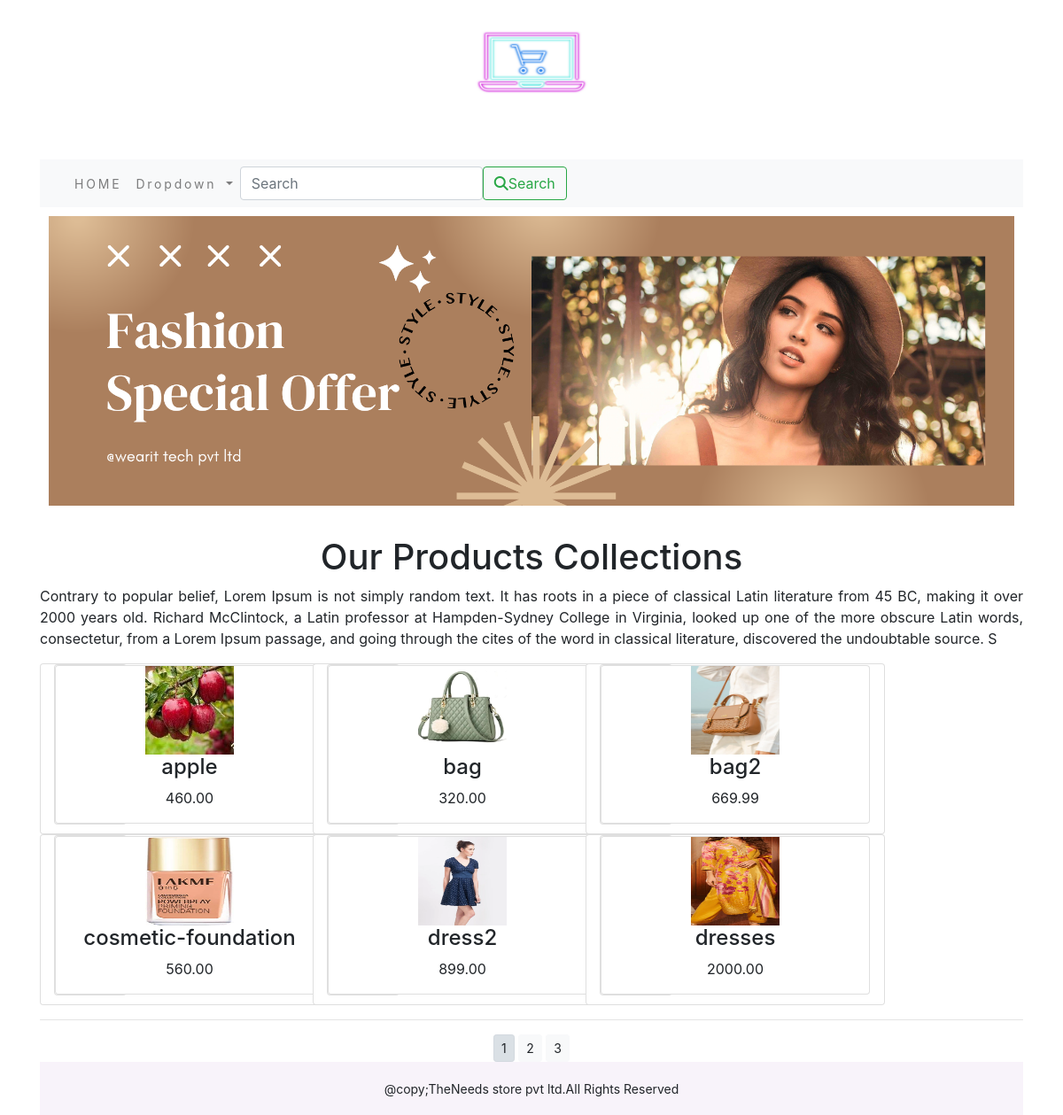
The page / on the database its author committed.
### ecomapp/models.py (models this page shows, shortened)
class Product(models.Model):
    objects = None
    name = models.CharField(max_length=250, unique=True)
    slug = models.SlugField(max_length=250, unique=True)
    description = models.TextField(blank=True)
    price = models.DecimalField(max_digits=10, decimal_places=2)
    category = models.ForeignKey(Category, on_delete=models.CASCADE)
    image = models.ImageField(upload_to='product', blank=True)
    stock = models.IntegerField()
    available = models.BooleanField(default=True)
    created = models.DateTimeField(auto_now_add=True)
    updated = models.DateTimeField(auto_now=True)
    def get_url(self):
        return reverse('ecomapp:prodDetail', args=[self.category.slug, self.slug])
    class Meta:
        ordering = ('name',)
        verbose_name = 'product'
        verbose_name_plural = 'products'

### ecomapp/views.py (the view)
# urls.py: path('', views.allProdCat, name='allProductCat'),
def allProdCat(request, c_slug=None):
    c_page = None
    products_list = None
    if c_slug != None:
        c_page = get_object_or_404(Category, slug=c_slug)
        products_list = Product.objects.all().filter(category=c_page, available=True)
    else:
        products_list = Product.objects.all().filter(available=True)
    paginator = Paginator(products_list, 6)
    try:
        page = int(request.GET.get('page', 1))
    except:
        page = 1
    try:
        products = paginator.page(page)
    except (EmptyPage, InvalidPage):
        products = paginator.page(paginator.num_pages)
    return render(request, "category.html", {'category': c_page, 'products': products})

### cart/context_processors.py (called while the page is built)
def counter(request):
    item_count = 0
    if 'admin' in request.path:
        return {}
    else:
        try:
            cart = Cart.objects.filter(cart_id=_cart_id(request))
            cart_items = CartItem.objects.all().filter(cart=cart[:1])
            for cart_items in cart_items:
                item_count += cart_items.quantity
        except Cart.DoesNotExist:
            item_count = 0
    return dict(item_count=item_count)

### cart/views.py (called while the page is built)
def _cart_id(request):
    cart_key = request.session.session_key
    if not cart_key:
        request.session.save()
        cart_key = request.session.session_key
    return cart_key

### ecomapp/context_processors.py (called while the page is built)
def menu_links(request):
    links = Category.objects.all()
    return dict(links=links)

### ecomapp/models.py (called while the page is built)
    def get_url(self):
        return reverse('ecomapp:products_by_category', args=[self.slug])

### templates/category.html (shortened to what this page needs)
{% extends 'base.html' %}
{% load static %}
{% block content %}
  <div>
      {% if category %}
  </div>
      <div>
           <img class="my_image my_image_padding" src="{% static 'image/banner2.png' %}" width="1250px" alt="Our products">
      </div>
    <div>
      <img class="my_image" src="{{category.image.url}}" style="width:300px;height:300px;" alt="{{category.name}}">
    </div>
  <br>
<div>
    <div class="row my_row_class">
        <div class="mx-auto">
            <div class="col-12 col-sm-12 col-md-12 col-lg-12">
            </div>
        </div>
    </div>
    <h1 class="text-center my-title">{{category.name}}</h1>
    <p class="text-justify">{{category.description}}</p>
</div>
<div>
    {% else %}
   <div>
       <img class="my_image my_image_padding" src="{% static 'image/banner3.png' %}" style="width:1110px;"  alt="Our products">
   </div>
    <br>
        <div>
            <h1 class="text-center my-title">Our Products Collections</h1>
            <p class="text-justify">
                Contrary to popular belief, Lorem Ipsum is not simply random text. It has roots in a piece of classical Latin literature from 45 BC, making it over 2000 years old. Richard McClintock, a Latin professor at Hampden-Sydney College in Virginia, looked up one of the more obscure Latin words, consectetur, from a Lorem Ipsum passage, and going through the cites of the word in classical literature, discovered the undoubtable source.
S            </p>
        </div>
</div>
       {% endif %}
    <div class="container">
        <div class="row mx-auto">
            {% for product in products.object_list  %}
            <div class="row mx_auto card">
            <div  class="my_bottom_margin col-9 col-sm-12 col-md-4 col-lg-4">
                <div class="row row-cols-3 row-cols-md-3 g-4">
                   <div class="col">
                   <div class="card h-100" >
                <div class="card text-center" style="min-width:19rem">
                    <a href="{{product.get_url}}"><img class="card-image-top my-image"  src="{{product.image.url}}" style="width:100px;height:100px;" alt="{{product.name}}"></a>
                    <div>
                        <h4>{{product.name}}</h4>
                        <p>{{product.price}}</p>
                    </div>
                </div>
                   </div>
                   </div>
                </div>
            </div>
            </div>
            {% endfor %}
        </div>
            </div>
                <div class="mx_auto">
                {% if products.paginator.num_pages > 1 %}
                <hr>
                <div class="text-center">
                  {% for pg in products.paginator.page_range %}
                    <a href="?page={{ pg }}" class="btn btn-light btn-sm {% if products.number == pg %}active{% endif %}">{{ pg }}</a>
                 {% endfor %}
                    </div>
                {% endif %}
            {% endblock %}

### templates/base.html (shortened to what this page needs)
{% load static %}
<!DOCTYPE html>
<html lang="en">
<head>
    <link rel="stylesheet" href="{% static 'css/custom.css' %}">
    <link rel="stylesheet" href="https://cdn.jsdelivr.net/npm/bootstrap@4.0.0/dist/css/bootstrap.min.css">
</head>
<body>
  <div class="container" >
      {% include 'header.html' %}
      {% include 'navbar.html' %}
      {% block content %}
      {% endblock %}
  </div>
      {% include 'footer.html' %}
</body>
</html>

### templates/header.html
{% load static %}
 <header>
     <center>
         <img src="{% static 'image/logo4.png' %}" alt="logimage" width="180px" height="180px">
     </center>
 </header>

### templates/navbar.html (shortened to what this page needs)
<nav class="navbar navbar-expand-lg navbar-light bg-light">
  <div class="container-fluid">
    <div class="collapse navbar-collapse" id="navbarSupportedContent">
      <ul class="navbar-nav me-auto mb-2 mb-lg-0">
        <li class="nav-item">
          <a class="nav-link" href="{% url 'ecomapp:allProductCat' %}">HOME</a>
        </li>
        <li class="nav-item dropdown {% if 'ecomapp' in request.path %} active {% endif %}">
          <a class="nav-link dropdown-toggle" href="#" id="navbarDropdown" role="button" data-bs-toggle="dropdown" aria-expanded="false">
            Dropdown
          </a>
        </li>
      </ul>
      <form class="d-flex" action="{% url 'search_app:SearchResult' %}" method="get">
        <input class="form-control me-2" type="search" placeholder="Search" name="q" aria-label="Search">
        <button class="btn btn-outline-success" type="submit"><i class="fa-solid fa-magnifying-glass"></i>Search</button>
      </form>
    </div>
  </div>
</nav>

### templates/footer.html
<div class="footer navbar-fixed my_footer">
    <p class="text-center">@copy;TheNeeds store pvt ltd.All Rights Reserved</p>
</div>

### static/css/custom.css (style rules this page uses)
.nav-item { letter-spacing:.2em; font-size:14px; text-transformation:uppercase; }
.my_footer { background-color:#f8f3fa; height:60px; }
.my_footer p { padding-top:20px; font-size:14px; }
.my_image { width:1110px; height:auto; }
.my_image_padding { padding:10px; }
.my_bottom_margin { margin-bottom:10px; }
.card { card_spacing:78px; }

### rows shown on the page
Product: image (picture), name "apple", price "460.00"
Product: image (picture), name "bag", price "320.00"
Product: image (picture), name "bag2", price "669.99"
Product: image (picture), name "cosmetic-foundation", price "560.00"
Product: image (picture), name "dress2", price "899.00"
Product: image (picture), name "dresses", price "2000.00"

### other values the page prints
{{ pg }} "1" "2" "3"
